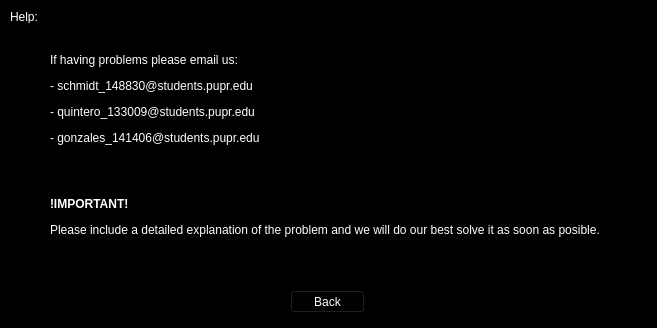
<?xml version="1.0" encoding="UTF-8"?>
<ui version="4.0">
 <class>Form</class>
 <widget class="QWidget" name="Form">
  <property name="geometry">
   <rect>
    <x>0</x>
    <y>0</y>
    <width>657</width>
    <height>328</height>
   </rect>
  </property>
  <property name="windowTitle">
   <string>Form</string>
  </property>
  <property name="styleSheet">
   <string notr="true">background-color: rgb(0, 0, 0);
color: rgb(255, 255, 255);</string>
  </property>
  <widget class="QLabel" name="label">
   <property name="geometry">
    <rect>
     <x>10</x>
     <y>10</y>
     <width>47</width>
     <height>13</height>
    </rect>
   </property>
   <property name="text">
    <string>Help:</string>
   </property>
  </widget>
  <widget class="QPushButton" name="backButton">
   <property name="geometry">
    <rect>
     <x>290</x>
     <y>290</y>
     <width>75</width>
     <height>23</height>
    </rect>
   </property>
   <property name="text">
    <string>Back</string>
   </property>
  </widget>
  <widget class="QLabel" name="label_2">
   <property name="geometry">
    <rect>
     <x>50</x>
     <y>30</y>
     <width>601</width>
     <height>231</height>
    </rect>
   </property>
   <property name="text">
    <string>&lt;html&gt;&lt;head/&gt;&lt;body&gt;&lt;p align=&quot;justify&quot;&gt;If having problems please email us:&lt;/p&gt;&lt;p align=&quot;justify&quot;&gt;- schmidt_148830@students.pupr.edu&lt;/p&gt;&lt;p align=&quot;justify&quot;&gt;- quintero_133009@students.pupr.edu&lt;/p&gt;&lt;p align=&quot;justify&quot;&gt;- gonzales_141406@students.pupr.edu&lt;/p&gt;&lt;p align=&quot;justify&quot;&gt;&lt;br/&gt;&lt;/p&gt;&lt;p align=&quot;justify&quot;&gt;&lt;span style=&quot; font-weight:600;&quot;&gt;!IMPORTANT!&lt;/span&gt;&lt;/p&gt;&lt;p align=&quot;justify&quot;&gt;Please include a detailed explanation of the problem and we will do our best solve it as soon as posible.&lt;/p&gt;&lt;/body&gt;&lt;/html&gt;</string>
   </property>
  </widget>
 </widget>
 <resources/>
 <connections>
  <connection>
   <sender>backButton</sender>
   <signal>clicked()</signal>
   <receiver>Form</receiver>
   <slot>close()</slot>
   <hints>
    <hint type="sourcelabel">
     <x>351</x>
     <y>302</y>
    </hint>
    <hint type="destinationlabel">
     <x>223</x>
     <y>291</y>
    </hint>
   </hints>
  </connection>
 </connections>
</ui>
